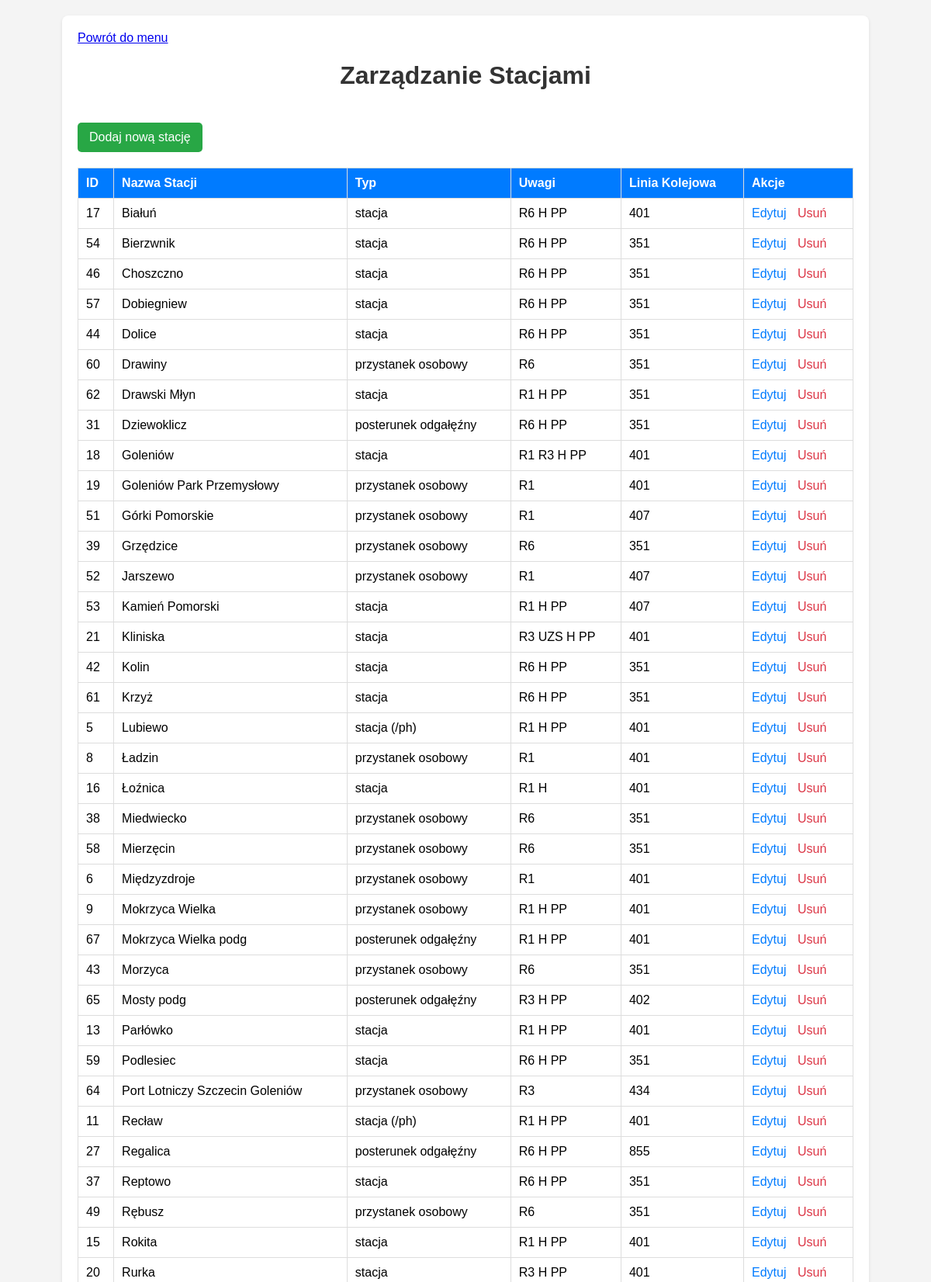
Screenshot of /zarzadzaj_stacjami.php (upper part) with the database file from the repository.
### tables this page shows
CREATE TABLE `stacje` (
  `id_stacji` int(11) NOT NULL,
  `nazwa_stacji` varchar(255) DEFAULT NULL,
  `wytluszczony_plakat` tinyint(1) NOT NULL DEFAULT 0,
  `typ_stacji_id` int(11) DEFAULT NULL,
  `uwagi` text DEFAULT NULL,
  `linia_kolejowa` text DEFAULT NULL,
  `coord_x` int(11) DEFAULT 0,
  `coord_z` int(11) DEFAULT 0,
  `czy_zapowiadac` tinyint(1) DEFAULT 0,
  `domyslny_czas_postoju` time DEFAULT '00:00:30',
  `lat` decimal(10,6) DEFAULT NULL,
  `lng` decimal(10,6) DEFAULT NULL
);

CREATE TABLE `typy_stacji` (
  `id_typu_stacji` int(11) NOT NULL,
  `nazwa_typu_stacji` varchar(255) DEFAULT NULL,
  `skrot_typu_stacji` varchar(20) DEFAULT NULL
);

### zarzadzaj_stacjami.php (the view, shortened to what this page needs)
<?php
require 'db_config.php';
$stacje = mysqli_query($conn, "SELECT s.*, ts.nazwa_typu_stacji FROM stacje s LEFT JOIN typy_stacji ts ON s.typ_stacji_id = ts.id_typu_stacji ORDER BY s.nazwa_stacji");
?>
<!DOCTYPE html>
<html lang="pl">
<head>
</head>
<body>
    <div class="container">
        <a href="index.php">Powrót do menu</a>
        <h1>Zarządzanie Stacjami</h1>
        <a href="edytor_stacji.php" class="button">Dodaj nową stację</a>
        <table>
            <thead>
                <tr>
                    <th>ID</th>
                    <th>Nazwa Stacji</th>
                    <th>Typ</th>
                    <th>Uwagi</th>
                    <th>Linia Kolejowa</th>
                    <th style="width: 120px;">Akcje</th>
                </tr>
            </thead>
            <tbody>
                <?php while($row = mysqli_fetch_assoc($stacje)): ?>
                <tr>
                    <td><?= $row['id_stacji'] ?></td>
                    <td><?= htmlspecialchars($row['nazwa_stacji']) ?></td>
                    <td><?= htmlspecialchars($row['nazwa_typu_stacji']) ?></td>
                    <td><?= htmlspecialchars($row['uwagi']) ?></td>
                    <td><?= htmlspecialchars($row['linia_kolejowa']) ?></td>
                    <td class="actions">
                        <a href="edytor_stacji.php?id=<?= $row['id_stacji'] ?>">Edytuj</a>
                        <a href="?action=delete&id=<?= $row['id_stacji'] ?>" class="delete" onclick="return confirm('UWAGA! Usunięcie stacji jest niemożliwe, jeśli jest ona częścią jakiejkolwiek trasy lub odcinka. Czy na pewno chcesz spróbować ją usunąć?')">Usuń</a>
                    </td>
                </tr>
                <?php endwhile; ?>
            </tbody>
        </table>
    </div>
</body>
</html>

### zarzadzaj_stacjami.php (style rules this page uses)
body { font-family: sans-serif; background-color: #f4f4f4; margin: 0; padding: 20px; }
.container { max-width: 1000px; margin: auto; background: white; padding: 20px; border-radius: 8px; box-shadow: 0 2px 4px rgba(0,0,0,0.1); }
h1 { text-align: center; color: #333; }
table { width: 100%; border-collapse: collapse; margin-top: 20px; }
th, td { padding: 10px; border: 1px solid #ddd; text-align: left; }
th { background-color: #007bff; color: white; }
.actions a { margin-right: 10px; text-decoration: none; color: #007bff; }
.actions a.delete { color: #dc3545; }
.button { display: inline-block; background-color: #28a745; color: white; padding: 10px 15px; text-decoration: none; border-radius: 5px; margin-top: 20px; }

### rows the page displays
stacje: id_stacji "17", nazwa_stacji "Białuń", typ_stacji.nazwa_typu_stacji "stacja", uwagi "R6 H PP", linia_kolejowa "401"
stacje: id_stacji "54", nazwa_stacji "Bierzwnik", typ_stacji.nazwa_typu_stacji "stacja", uwagi "R6 H PP", linia_kolejowa "351"
stacje: id_stacji "46", nazwa_stacji "Choszczno", typ_stacji.nazwa_typu_stacji "stacja", uwagi "R6 H PP", linia_kolejowa "351"
stacje: id_stacji "57", nazwa_stacji "Dobiegniew", typ_stacji.nazwa_typu_stacji "stacja", uwagi "R6 H PP", linia_kolejowa "351"
stacje: id_stacji "44", nazwa_stacji "Dolice", typ_stacji.nazwa_typu_stacji "stacja", uwagi "R6 H PP", linia_kolejowa "351"
stacje: id_stacji "60", nazwa_stacji "Drawiny", typ_stacji.nazwa_typu_stacji "przystanek osobowy", uwagi "R6", linia_kolejowa "351"
stacje: id_stacji "62", nazwa_stacji "Drawski Młyn", typ_stacji.nazwa_typu_stacji "stacja", uwagi "R1 H PP", linia_kolejowa "351"
stacje: id_stacji "31", nazwa_stacji "Dziewoklicz", typ_stacji.nazwa_typu_stacji "posterunek odgałęźny", uwagi "R6 H PP", linia_kolejowa "351"
stacje: id_stacji "18", nazwa_stacji "Goleniów", typ_stacji.nazwa_typu_stacji "stacja", uwagi "R1 R3 H PP", linia_kolejowa "401"
stacje: id_stacji "19", nazwa_stacji "Goleniów Park Przemysłowy", typ_stacji.nazwa_typu_stacji "przystanek osobowy", uwagi "R1", linia_kolejowa "401"
stacje: id_stacji "51", nazwa_stacji "Górki Pomorskie", typ_stacji.nazwa_typu_stacji "przystanek osobowy", uwagi "R1", linia_kolejowa "407"
stacje: id_stacji "39", nazwa_stacji "Grzędzice", typ_stacji.nazwa_typu_stacji "przystanek osobowy", uwagi "R6", linia_kolejowa "351"
stacje: id_stacji "52", nazwa_stacji "Jarszewo", typ_stacji.nazwa_typu_stacji "przystanek osobowy", uwagi "R1", linia_kolejowa "407"
stacje: id_stacji "53", nazwa_stacji "Kamień Pomorski", typ_stacji.nazwa_typu_stacji "stacja", uwagi "R1 H PP", linia_kolejowa "407"
stacje: id_stacji "21", nazwa_stacji "Kliniska", typ_stacji.nazwa_typu_stacji "stacja", uwagi "R3 UZS H PP", linia_kolejowa "401"
stacje: id_stacji "42", nazwa_stacji "Kolin", typ_stacji.nazwa_typu_stacji "stacja", uwagi "R6 H PP", linia_kolejowa "351"
stacje: id_stacji "61", nazwa_stacji "Krzyż", typ_stacji.nazwa_typu_stacji "stacja", uwagi "R6 H PP", linia_kolejowa "351"
stacje: id_stacji "5", nazwa_stacji "Lubiewo", typ_stacji.nazwa_typu_stacji "stacja (/ph)", uwagi "R1 H PP", linia_kolejowa "401"
stacje: id_stacji "8", nazwa_stacji "Ładzin", typ_stacji.nazwa_typu_stacji "przystanek osobowy", uwagi "R1", linia_kolejowa "401"
stacje: id_stacji "16", nazwa_stacji "Łoźnica", typ_stacji.nazwa_typu_stacji "stacja", uwagi "R1 H", linia_kolejowa "401"
stacje: id_stacji "38", nazwa_stacji "Miedwiecko", typ_stacji.nazwa_typu_stacji "przystanek osobowy", uwagi "R6", linia_kolejowa "351"
stacje: id_stacji "58", nazwa_stacji "Mierzęcin", typ_stacji.nazwa_typu_stacji "przystanek osobowy", uwagi "R6", linia_kolejowa "351"
stacje: id_stacji "6", nazwa_stacji "Międzyzdroje", typ_stacji.nazwa_typu_stacji "przystanek osobowy", uwagi "R1", linia_kolejowa "401"
stacje: id_stacji "9", nazwa_stacji "Mokrzyca Wielka", typ_stacji.nazwa_typu_stacji "przystanek osobowy", uwagi "R1 H PP", linia_kolejowa "401"
stacje: id_stacji "67", nazwa_stacji "Mokrzyca Wielka podg", typ_stacji.nazwa_typu_stacji "posterunek odgałęźny", uwagi "R1 H PP", linia_kolejowa "401"
stacje: id_stacji "43", nazwa_stacji "Morzyca", typ_stacji.nazwa_typu_stacji "przystanek osobowy", uwagi "R6", linia_kolejowa "351"
stacje: id_stacji "65", nazwa_stacji "Mosty podg", typ_stacji.nazwa_typu_stacji "posterunek odgałęźny", uwagi "R3 H PP", linia_kolejowa "402"
stacje: id_stacji "13", nazwa_stacji "Parłówko", typ_stacji.nazwa_typu_stacji "stacja", uwagi "R1 H PP", linia_kolejowa "401"
stacje: id_stacji "59", nazwa_stacji "Podlesiec", typ_stacji.nazwa_typu_stacji "stacja", uwagi "R6 H PP", linia_kolejowa "351"
stacje: id_stacji "64", nazwa_stacji "Port Lotniczy Szczecin Goleniów", typ_stacji.nazwa_typu_stacji "przystanek osobowy", uwagi "R3", linia_kolejowa "434"
stacje: id_stacji "11", nazwa_stacji "Recław", typ_stacji.nazwa_typu_stacji "stacja (/ph)", uwagi "R1 H PP", linia_kolejowa "401"
stacje: id_stacji "27", nazwa_stacji "Regalica", typ_stacji.nazwa_typu_stacji "posterunek odgałęźny", uwagi "R6 H PP", linia_kolejowa "855"
stacje: id_stacji "37", nazwa_stacji "Reptowo", typ_stacji.nazwa_typu_stacji "stacja", uwagi "R6 H PP", linia_kolejowa "351"
stacje: id_stacji "49", nazwa_stacji "Rębusz", typ_stacji.nazwa_typu_stacji "przystanek osobowy", uwagi "R6", linia_kolejowa "351"
stacje: id_stacji "15", nazwa_stacji "Rokita", typ_stacji.nazwa_typu_stacji "stacja", uwagi "R1 H PP", linia_kolejowa "401"
stacje: id_stacji "20", nazwa_stacji "Rurka", typ_stacji.nazwa_typu_stacji "stacja", uwagi "R3 H PP", linia_kolejowa "401"
